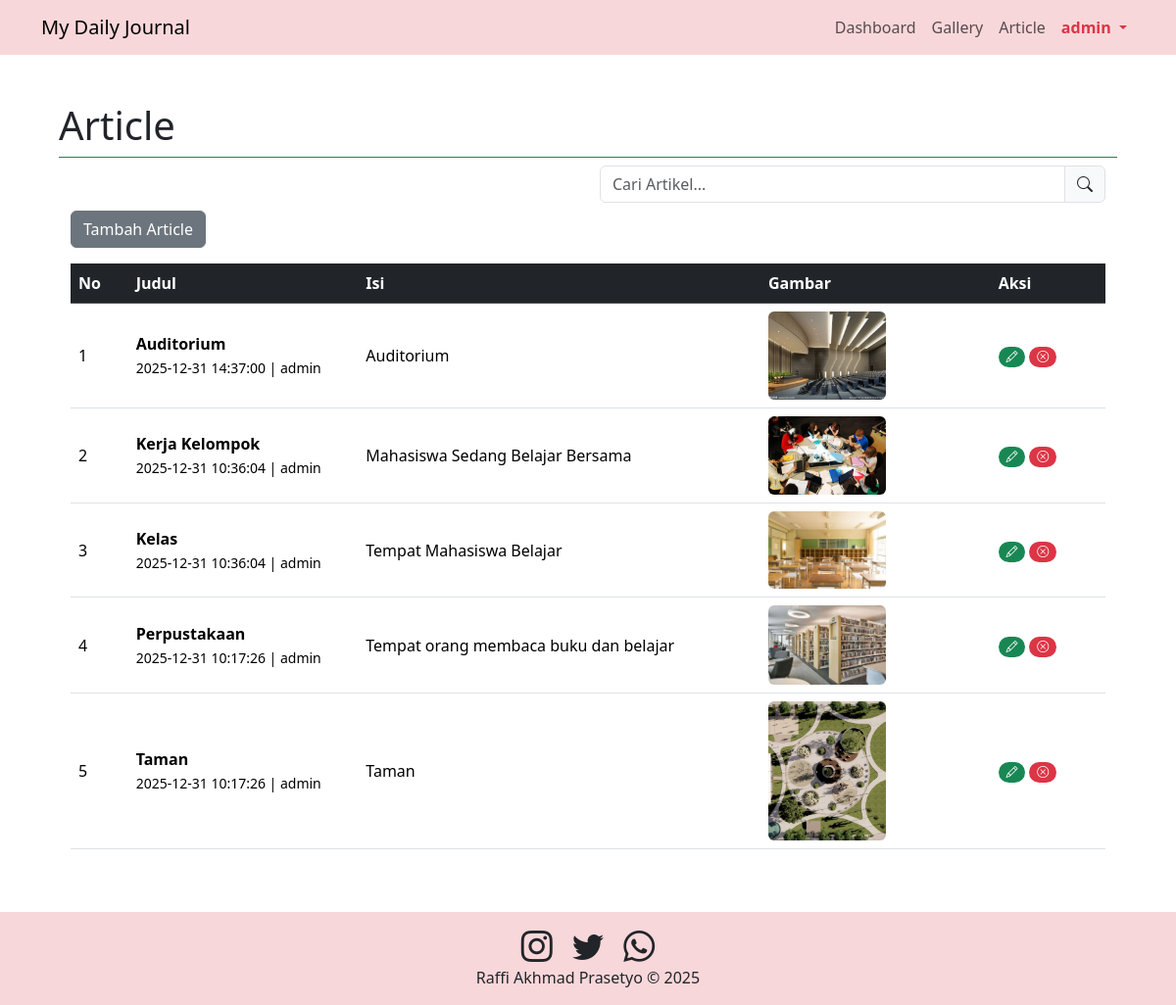
Screenshot of /admin.php?page=article (signed in) with the database file from the repository.
### tables this page shows
CREATE TABLE `article` (
  `id` int(11) NOT NULL,
  `judul` text DEFAULT NULL,
  `isi` text DEFAULT NULL,
  `gambar` text DEFAULT NULL,
  `tanggal` datetime DEFAULT NULL,
  `username` varchar(50) DEFAULT NULL
);

### article.php (the view, shortened to what this page needs)
<?php
include 'koneksi.php';
?>
<div class="container">
		<div class="row mb-2">
        <div class="col-md-6">
        </div>
        <div class="col-md-6">
            						<div class="input-group">
                <input type="text" id="search" class="form-control" placeholder="Cari Artikel...">
                <span class="input-group-text">
                    <i class="bi bi-search"></i>
                </span>
            </div>
        </div>
    </div>
    <button type="button" class="btn btn-secondary mb-3" data-bs-toggle="modal" data-bs-target="#modalTambah">
    Tambah Article
    </button>
    <div class="table-responsive">
        <table class="table table-hover align-middle">
            <thead class="table-dark">
                <tr>
                    <th width="5%">No</th>
                    <th width="20%">Judul</th>
                    <th width="35%">Isi</th>
                    <th width="20%">Gambar</th>
                    <th width="10%">Aksi</th>
                </tr>
            </thead>
            <tbody id="result">
            <?php
            $sql = "SELECT * FROM article ORDER BY tanggal DESC";
            $result = $conn->query($sql);
            $no = 1;
            if ($result && $result->num_rows > 0):
                while ($row = $result->fetch_assoc()):
            ?>
                <tr>
                    <td><?= $no++; ?></td>
                    <td>
                        <strong><?= $row['judul']; ?></strong><br>
                        <small><?= $row['tanggal']; ?> | <?= $row['username']; ?></small>
                    </td>
                    <td><?= nl2br($row['isi']); ?></td>
                    <td>
                        <?php if (!empty($row['gambar']) && file_exists('img/'.$row['gambar'])): ?>
                            <img src="img/<?= $row['gambar']; ?>" class="img-fluid rounded" width="120">
                        <?php else: ?>
                            <span class="text-muted">Tidak ada</span>
                        <?php endif; ?>
                    </td>
                    <td>
                        <a href="#" class="badge rounded-pill text-bg-success" data-bs-toggle="modal" data-bs-target="#modalEdit<?= $row['id'] ?>"><i class="bi bi-pencil"></i></a>
                        <a href="#" class="badge rounded-pill text-bg-danger" data-bs-toggle="modal" data-bs-target="#modalHapus<?= $row['id'] ?>"><i class="bi bi-x-circle"></i></a>
                    </td>
                </tr>
            <?php
                endwhile;
            else:
            ?>
                <tr>
                    <td colspan="5" class="text-center">Belum ada artikel</td>
                </tr>
            <?php endif; ?>
            </tbody>
        </table>
    </div>
</div>

### admin.php (shortened to what this page needs)
<!doctype html>
<html lang="en">
<head>
    <link rel="stylesheet" href="https://cdn.jsdelivr.net/npm/bootstrap-icons@1.11.1/font/bootstrap-icons.css" />
    <link href="https://cdn.jsdelivr.net/npm/bootstrap@5.3.8/dist/css/bootstrap.min.css" rel="stylesheet">
</head>
<body>
<nav class="navbar navbar-expand-sm bg-body-tertiary sticky-top bg-danger-subtle">
    <div class="container">
        <a class="navbar-brand" target="_blank" href=".">My Daily Journal</a>
        <div class="collapse navbar-collapse" id="navbarSupportedContent">
            <ul class="navbar-nav ms-auto mb-2 mb-lg-0 text-dark">
                <li class="nav-item">
                    <a class="nav-link" href="admin.php?page=dashboard">Dashboard</a>
                </li>
                <li class="nav-item">
                    <a class="nav-link" href="admin.php?page=gallery">Gallery</a>
                </li>
                <li class="nav-item">
                    <a class="nav-link" href="admin.php?page=article">Article</a>
                </li>
                <li class="nav-item dropdown">
                    <a class="nav-link dropdown-toggle text-danger fw-bold" href="#" role="button" data-bs-toggle="dropdown">
                        <?= $_SESSION['username'] ?>
                    </a>
                </li>
            </ul>
        </div>
    </div>
</nav>
<section id="content" class="p-5">
    <div class="container">
        <?php
        if (isset($_GET['page'])) {
            $page = $_GET['page'];
        } else {
            $page = "dashboard";
        }
        echo '<h4 class="lead display-6 pb-2 border-bottom border-success text-capitalize">' . $page . '</h4>';
        include($page . ".php");
        ?>
    </div>
</section>
<footer class="text-center p-3 bg-danger-subtle">
    <div>
        <a href="https://www.instagram.com/udinusofficial"><i class="bi bi-instagram h2 p-2 text-dark"></i></a>
        <a href="https://twitter.com/udinusofficial"><i class="bi bi-twitter h2 p-2 text-dark"></i></a>
        <a href="https://wa.me/+62812685577"><i class="bi bi-whatsapp h2 p-2 text-dark"></i></a>
    </div>
    <div>Raffi Akhmad Prasetyo &copy; 2025</div>
</footer>
</body>
</html>

### admin.php (style rules this page uses)
body { min-height: 100vh; display: flex; flex-direction: column; }
#content { flex: 1; }

### rows the page displays
article: judul "Auditorium", tanggal "2025-12-31 14:37:00", username "admin", isi "Auditorium", gambar (picture)
article: judul "Kerja Kelompok", tanggal "2025-12-31 10:36:04", username "admin", isi "Mahasiswa Sedang Belajar Bersama", gambar (picture)
article: judul "Kelas", tanggal "2025-12-31 10:36:04", username "admin", isi "Tempat Mahasiswa Belajar", gambar (picture)
article: judul "Perpustakaan", tanggal "2025-12-31 10:17:26", username "admin", isi "Tempat orang membaca buku dan belajar", gambar (picture)
article: judul "Taman", tanggal "2025-12-31 10:17:26", username "admin", isi "Taman", gambar (picture)

### other values shown
$_SESSION['username'] "admin"
$page "Article"
